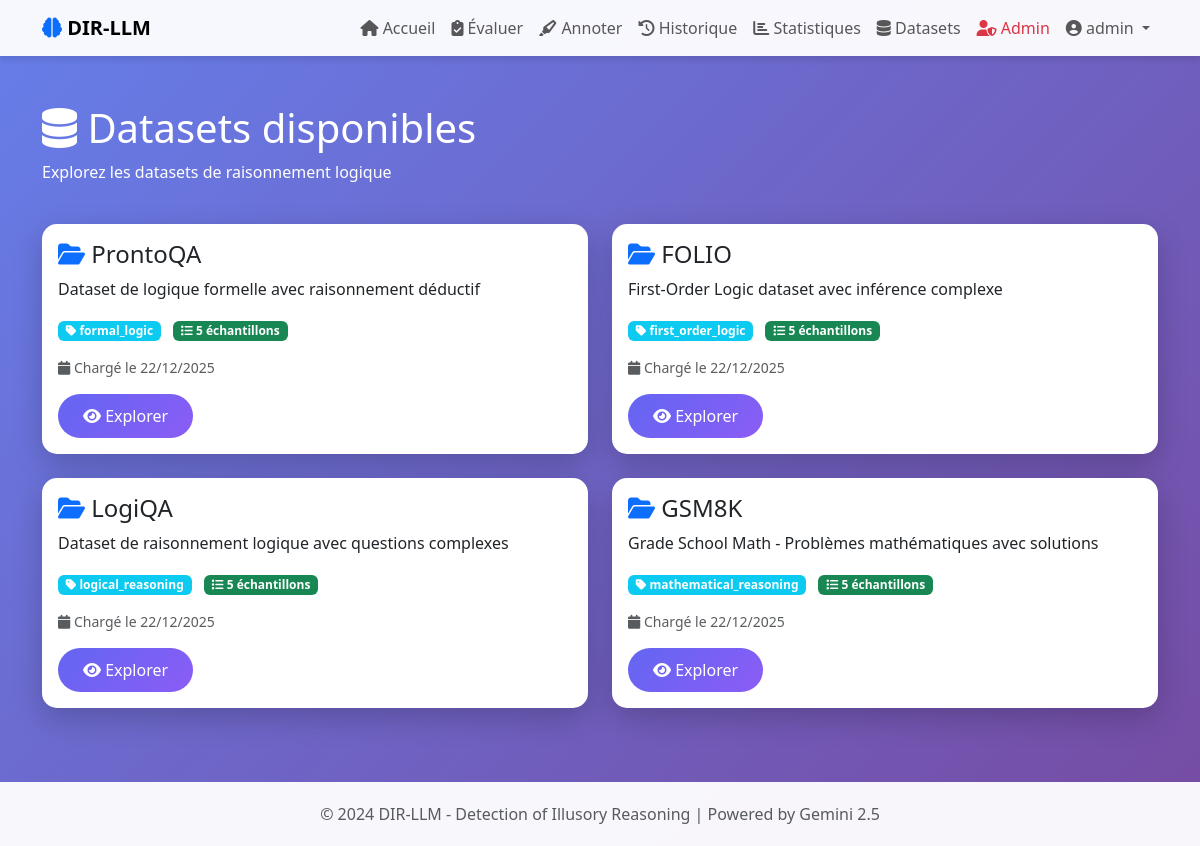
/datasets (signed in), run on the app's committed database.
### models/user.py (models this page shows, shortened)
class User(UserMixin, db.Model):
    id = db.Column(db.Integer, primary_key=True)
    username = db.Column(db.String(80), unique=True, nullable=False)
    email = db.Column(db.String(120), unique=True, nullable=False)
    password_hash = db.Column(db.String(200), nullable=False)
    created_at = db.Column(db.DateTime, default=datetime.utcnow)
    is_admin = db.Column(db.Boolean, default=False)
    evaluations = db.relationship('Evaluation', backref='user', lazy=True, cascade='all, delete-orphan')
    annotations = db.relationship('HumanAnnotation', backref='annotator', lazy=True)

### models/dataset.py (models this page shows)
class Dataset(db.Model):
    id = db.Column(db.Integer, primary_key=True)
    name = db.Column(db.String(100), unique=True, nullable=False)
    description = db.Column(db.Text)
    total_samples = db.Column(db.Integer, default=0)
    category = db.Column(db.String(100))
    created_at = db.Column(db.DateTime, default=datetime.utcnow)
    samples = db.relationship('DatasetSample', backref='dataset', lazy=True, cascade='all, delete-orphan')

### routes/datasets.py (the view)
@datasets_bp.route('/datasets')
@login_required
def view_datasets():
    datasets = Dataset.query.all()
    return render_template('datasets.html', datasets=datasets)

### app.py (called while the page is built)
def create_app():
    app = Flask(__name__)
    app.config.from_object(Config)
    db.init_app(app)
    login_manager = LoginManager()
    login_manager.init_app(app)
    login_manager.login_view = 'auth.login'
    @login_manager.user_loader
    def load_user(user_id):
        return User.query.get(int(user_id))
    init_routes(app)
    with app.app_context():
        init_db_complete()
    return app

### templates/datasets.html (shortened to what this page needs)
{% extends "base.html" %}
{% block content %}
<div class="row mb-4">
    <div class="col">
        <h1 class="text-white">
            <i class="fas fa-database"></i> Datasets disponibles
        </h1>
        <p class="text-white">Explorez les datasets de raisonnement logique</p>
    </div>
</div>
<div class="row">
    {% if datasets %}
        {% for dataset in datasets %}
        <div class="col-md-6 mb-4">
            <div class="card h-100">
                <div class="card-body">
                    <h4 class="card-title">
                        <i class="fas fa-folder-open text-primary"></i>
                        {{ dataset.name }}
                    </h4>
                    <p class="card-text">{{ dataset.description }}</p>
                    <div class="mb-3">
                        <span class="badge bg-info me-2">
                            <i class="fas fa-tag"></i> {{ dataset.category }}
                        </span>
                        <span class="badge bg-success">
                            <i class="fas fa-list"></i> {{ dataset.total_samples }} échantillons
                        </span>
                    </div>
                    <div class="text-muted small mb-3">
                        <i class="fas fa-calendar"></i>
                        Chargé le {{ dataset.created_at.strftime('%d/%m/%Y') }}
                    </div>
                    <a href="{{ url_for('datasets.dataset_detail', dataset_id=dataset.id) }}"
                       class="btn btn-primary">
                        <i class="fas fa-eye"></i> Explorer
                    </a>
                </div>
            </div>
        </div>
        {% endfor %}
    {% endif %}
</div>
{% endblock %}

### templates/base.html (shortened to what this page needs)
<!DOCTYPE html>
<html lang="fr">
<head>
    <link href="https://cdn.jsdelivr.net/npm/bootstrap@5.3.0/dist/css/bootstrap.min.css" rel="stylesheet">
    <link rel="stylesheet" href="https://cdnjs.cloudflare.com/ajax/libs/font-awesome/6.4.0/css/all.min.css">
</head>
<body>
    <nav class="navbar navbar-expand-lg navbar-light">
        <div class="container">
            <a class="navbar-brand fw-bold" href="{{ url_for('auth.index') }}">
                <i class="fas fa-brain text-primary"></i> DIR-LLM
            </a>
            <div class="collapse navbar-collapse" id="navbarNav">
                <ul class="navbar-nav ms-auto">
                    {% if current_user.is_authenticated %}
                        <li class="nav-item">
                            <a class="nav-link" href="{{ url_for('main.dashboard') }}">
                                <i class="fas fa-home"></i> Accueil
                            </a>
                        </li>
                        <li class="nav-item">
                            <a class="nav-link" href="{{ url_for('main.evaluate') }}">
                                <i class="fas fa-clipboard-check"></i> Évaluer
                            </a>
                        </li>
                        <li class="nav-item">
                            <a class="nav-link" href="{{ url_for('annotations.annotate_list') }}">
                                <i class="fas fa-highlighter"></i> Annoter
                            </a>
                        </li>
                        <li class="nav-item">
                            <a class="nav-link" href="{{ url_for('main.history') }}">
                                <i class="fas fa-history"></i> Historique
                            </a>
                        </li>
                        <li class="nav-item">
                            <a class="nav-link" href="{{ url_for('main.statistics') }}">
                                <i class="fas fa-chart-bar"></i> Statistiques
                            </a>
                        </li>
                        <li class="nav-item">
                            <a class="nav-link" href="{{ url_for('datasets.view_datasets') }}">
                                <i class="fas fa-database"></i> Datasets
                            </a>
                        </li>
                        {% if current_user.is_admin %}
                        <li class="nav-item">
                            <a class="nav-link text-danger" href="{{ url_for('admin.admin_panel') }}">
                                <i class="fas fa-user-shield"></i> Admin
                            </a>
                        </li>
                        {% endif %}
                        <li class="nav-item dropdown">
                            <a class="nav-link dropdown-toggle" href="#" id="navbarDropdown" role="button" data-bs-toggle="dropdown">
                                <i class="fas fa-user-circle"></i> {{ current_user.username }}
                            </a>
                        </li>
                    {% endif %}
                </ul>
            </div>
        </div>
    </nav>
    <main class="container my-5">
        {% block content %}{% endblock %}
    </main>
    <footer class="footer text-center">
        <div class="container">
            <p class="mb-0 text-muted">
                &copy; 2024 DIR-LLM - Detection of Illusory Reasoning | Powered by Gemini 2.5
            </p>
        </div>
    </footer>
</body>
</html>

### templates/base.html (style rules this page uses)
:root { --primary: #6366f1; --secondary: #8b5cf6; --success: #10b981; --danger: #ef4444; --warning: #f59e0b; --dark: #1f2937; }
body { font-family: 'Segoe UI', Tahoma, Geneva, Verdana, sans-serif; background: linear-gradient(135deg, #667eea 0%, #764ba2 100%); min-height: 100vh; }
.navbar { background: rgba(255, 255, 255, 0.95) !important; backdrop-filter: blur(10px); box-shadow: 0 4px 6px rgba(0, 0, 0, 0.1); }
.card { border: none; border-radius: 15px; box-shadow: 0 10px 30px rgba(0, 0, 0, 0.2); transition: transform 0.3s ease; }
.btn-primary { background: linear-gradient(135deg, var(--primary), var(--secondary)); border: none; padding: 10px 25px; border-radius: 25px; transition: all 0.3s ease; }
.footer { background: rgba(255, 255, 255, 0.95); padding: 20px 0; margin-top: 50px; }

### data on the page
User: username "admin"
Dataset: name "ProntoQA", description "Dataset de logique formelle avec raisonnement déductif", category "formal_logic", total_samples "5", created_at "22/12/2025"
Dataset: name "FOLIO", description "First-Order Logic dataset avec inférence complexe", category "first_order_logic", total_samples "5", created_at "22/12/2025"
Dataset: name "LogiQA", description "Dataset de raisonnement logique avec questions complexes", category "logical_reasoning", total_samples "5", created_at "22/12/2025"
Dataset: name "GSM8K", description "Grade School Math - Problèmes mathématiques avec solutions", category "mathematical_reasoning", total_samples "5", created_at "22/12/2025"
